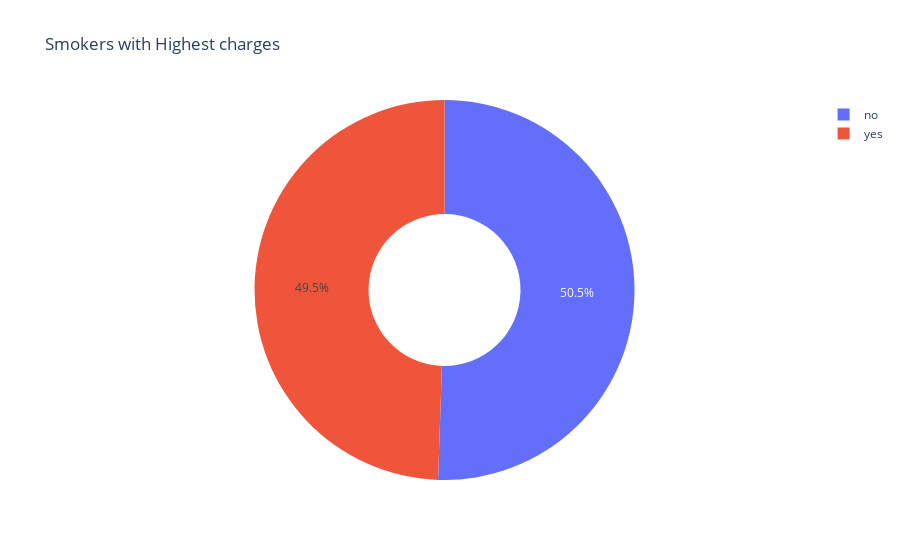

The notebook cell this image was saved under:
### Code cell
#what segment of smoker with the highest charges
sel = data.groupby('smoker')[['charges']].sum().sort_values(ascending = False, by = 'charges' )
px.pie(data_frame = sel, names = sel.index, values = 'charges', hole = 0.4, title = 'Smokers with Highest charges')

### Figure 1 — Plotly figure (JSON) as saved in the notebook; plotly's stock layout.template omitted (floating-point values rounded to 4 significant figures)
{"data": [{"domain": {"x": [0, 1], "y": [0, 1]}, "hole": 0.4, "hovertemplate": "smoker=%{label}<br>charges=%{value}<extra></extra>", "labels": ["no", "yes"], "legendgroup": "", "name": "", "showlegend": true, "type": "pie", "values": [8974000.0, 8782000.0]}], "layout": {"legend": {"tracegroupgap": 0}, "title": {"text": "Smokers with Highest charges"}}}
